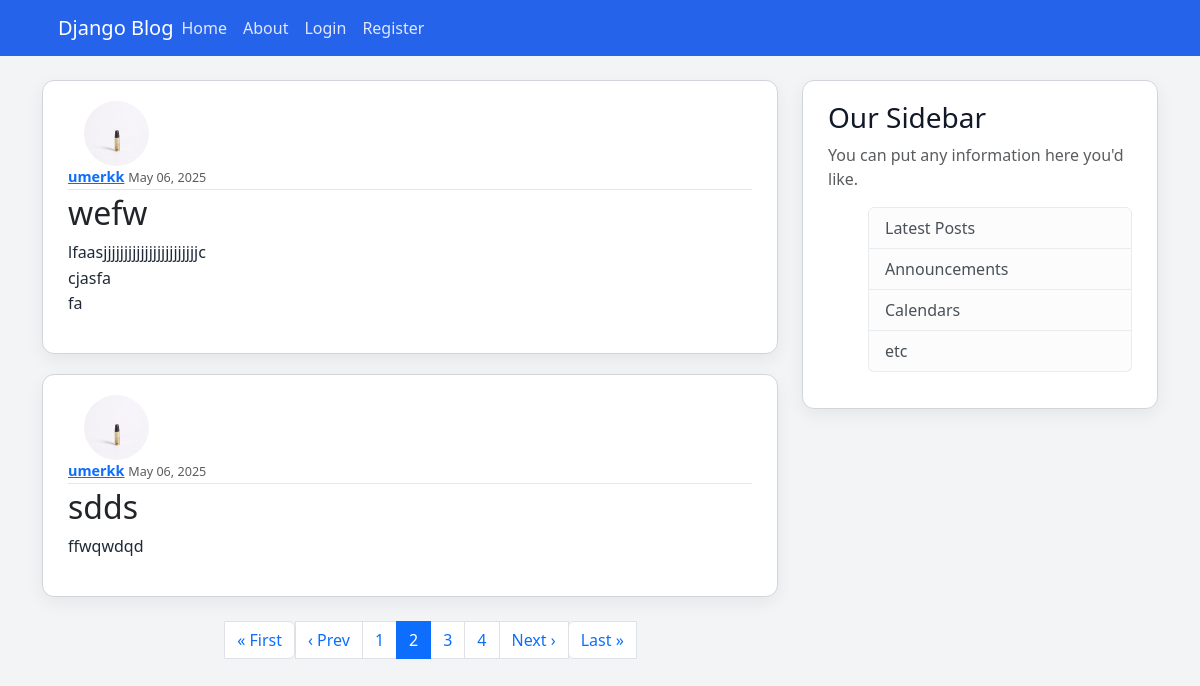
Screenshot of /blog/?page=2 with the database file from the repository.
### blog/models.py (models this page shows, shortened)
class Post(models.Model):
    title=models.CharField(max_length=100)
    content=models.TextField()
    date_posted=models.DateTimeField(default=timezone.now)
    author=models.ForeignKey(User, on_delete=models.CASCADE)

### users/models.py (models this page shows, shortened)
class Profile(models.Model):
    user= models.OneToOneField(User, on_delete=models.CASCADE)
    image= models.ImageField(default='default.jpg', upload_to='profile_pics')

### blog/views.py (the view)
# urls.py: path('', PostListView.as_view(), name='blog-home'),
class PostListView(ListView):
    model= Post
    template_name= 'blog/home.html'
    context_object_name= 'posts'
    ordering= ['-date_posted']
    paginate_by= 2

### blog/templates/blog/home.html
{% extends "blog/base.html" %}
{% block abs %}
  {% for post in posts %}
    <article class="media content-section">
      <img class="rounded-circle article-img me-3" src="{{ post.author.profile.image.url }}">
      <div class="media-body">
        <div class="article-metadata">
          <a class="mr-2 fw-bold" href="{% url 'user-post' post.author.username%}">{{ post.author }}</a>
          <small class="text-muted">{{ post.date_posted|date:"F d, Y" }}</small>
        </div>
        <h2>
          <a class="article-title text-dark text-decoration-none" href="{% url 'post-detail' post.id %}">
            {{ post.title }}
          </a>
        </h2>
        <p class="article-content">{{ post.content }}</p>
      </div>
    </article>
  {% endfor %}
  {% if is_paginated %}
    <nav aria-label="Page navigation">
      <ul class="pagination justify-content-center mt-4">
        {% if page_obj.has_previous %}
          <li class="page-item">
            <a class="page-link" href="?page=1">&laquo; First</a>
          </li>
          <li class="page-item">
            <a class="page-link" href="?page={{ page_obj.previous_page_number }}">‹ Prev</a>
          </li>
        {% endif %}
        {% for num in page_obj.paginator.page_range %}
          {% if num > page_obj.number|add:'-3' and num < page_obj.number|add:'3' %}
            {% if page_obj.number == num %}
              <li class="page-item active" aria-current="page">
                <span class="page-link">{{ num }}</span>
              </li>
            {% else %}
              <li class="page-item">
                <a class="page-link" href="?page={{ num }}">{{ num }}</a>
              </li>
            {% endif %}
          {% endif %}
        {% endfor %}
        {% if page_obj.has_next %}
          <li class="page-item">
            <a class="page-link" href="?page={{ page_obj.next_page_number }}">Next ›</a>
          </li>
          <li class="page-item">
            <a class="page-link" href="?page={{ page_obj.paginator.num_pages }}">Last &raquo;</a>
          </li>
        {% endif %}
      </ul>
    </nav>
  {% endif %}
{% endblock abs %}

### blog/static/blog/main.css (style rules this page uses)
body { background: #f3f4f6; color: #1f2937; margin-top: 5rem; font-family: 'Segoe UI', sans-serif; }
h1, h2, h3, h4, h5, h6 { color: #111827; }
.content-section { background: #ffffff; padding: 20px 25px; border: 1px solid #d1d5db; border-radius: 12px; margin-bottom: 20px; box-shadow: 0 6px 18px rgba(0, 0, 0, 0.06); }
.article-title { color: #1e40af; font-weight: 500; }
.article-content { white-space: pre-line; font-size: 1rem; line-height: 1.6; }
.article-img { height: 65px; width: 65px; margin-right: 16px; border-radius: 8px; }
.article-metadata { padding-bottom: 1px; margin-bottom: 4px; border-bottom: 1px solid #e5e7eb; font-size: 0.9rem; color: #6b7280; }

### rows the page displays
Post: author.profile.image (picture), author "umerkk", date_posted "May 06, 2025", title "wefw", content "lfaasjjjjjjjjjjjjjjjjjjjjjjjc cjasfa fa"
Post: author.profile.image (picture), author "umerkk", date_posted "May 06, 2025", title "sdds", content "ffwqwdqd"

### other values shown
{{ num }} "1" "3" "4"
{{ num }} "2"
